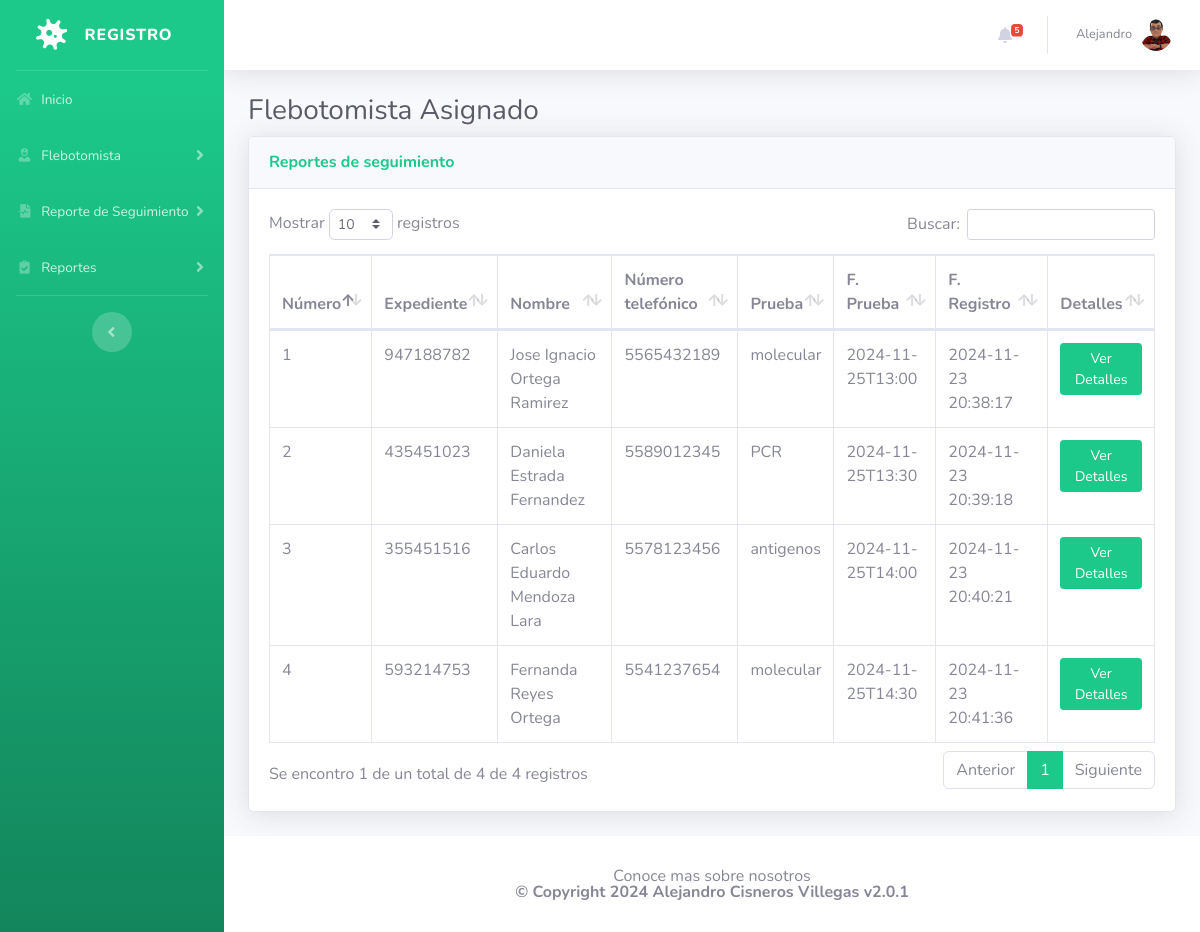
The page /assigned-test.php (signed in) on the database its author committed.
### tables this page shows
CREATE TABLE `project_08_admin` (
  `ID` int(11) NOT NULL,
  `AdminName` varchar(120) DEFAULT NULL,
  `AdminuserName` varchar(20) NOT NULL,
  `MobileNumber` int(10) NOT NULL,
  `Email` varchar(120) NOT NULL,
  `Password` varchar(120) DEFAULT NULL,
  `AdminRegdate` timestamp NULL DEFAULT current_timestamp()
);

CREATE TABLE `project_08_testrecord` (
  `id` int(11) NOT NULL,
  `OrderNumber` bigint(14) DEFAULT NULL,
  `PatientMobileNumber` bigint(14) DEFAULT NULL,
  `TestType` varchar(100) DEFAULT NULL,
  `TestTimeSlot` varchar(120) DEFAULT NULL,
  `ReportStatus` varchar(100) DEFAULT NULL,
  `FinalReport` varchar(150) DEFAULT NULL,
  `ReportUploadTime` varchar(200) DEFAULT NULL,
  `RegistrationDate` timestamp NULL DEFAULT current_timestamp(),
  `AssignedtoEmpId` varchar(150) DEFAULT NULL,
  `AssigntoName` varchar(180) DEFAULT NULL,
  `AssignedTime` varchar(100) DEFAULT NULL
);

CREATE TABLE `project_08_patients` (
  `id` int(11) NOT NULL,
  `FullName` varchar(120) DEFAULT NULL,
  `MobileNumber` bigint(12) DEFAULT NULL,
  `DateOfBirth` date DEFAULT NULL,
  `GovtIssuedId` varchar(150) DEFAULT NULL,
  `GovtIssuedIdNo` varchar(150) DEFAULT NULL,
  `FullAddress` varchar(255) DEFAULT NULL,
  `State` varchar(200) DEFAULT NULL,
  `RegistrationDate` timestamp NOT NULL DEFAULT current_timestamp()
);

### assigned-test.php (the view, shortened to what this page needs)
<?php session_start();
    include_once('includes/config.php');
    if (strlen($_SESSION['aid']==0)) {
    header('location:logout.php');
    } else{
?>
<!DOCTYPE html>
<html lang="es">
    <head>
        <link href="vendor/fontawesome-free/css/all.min.css" rel="stylesheet" type="text/css">
        <link href="css/sb-admin-2.min.css" rel="stylesheet">
        <link href="vendor/datatables/dataTables.bootstrap4.min.css" rel="stylesheet">
    </head>
    <body id="page-top">
        <div id="wrapper">
            <?php include_once('includes/sidebar.php');?>
            <div id="content-wrapper" class="d-flex flex-column">
                <div id="content">
                    <?php include_once('includes/topbar.php');?>
                    <div class="container-fluid">
                        <h1 class="h3 mb-2 text-gray-800">Flebotomista Asignado</h1>
                        <div class="card shadow mb-4">
                            <div class="card-header py-3">
                                <h6 class="m-0 font-weight-bold text-success">Reportes de seguimiento</h6>
                            </div>
                            <div class="card-body">
                                <div class="table-responsive">
                                    <form name="assignto" method="post">
                                        <table class="table table-bordered" id="dataTable" width="100%" cellspacing="0">
                                            <thead>
                                                <tr>
                                                    <th>Número</th>
                                                    <th>Expediente</th>
                                                    <th>Nombre</th>
                                                    <th>Número telefónico</th>
                                                    <th>Prueba</th>
                                                    <th>F. Prueba</th>
                                                    <th>F. Registro</th>
                                                    <th>Detalles</th>
                                                </tr>
                                            </thead>
                                            <tbody>
                                                <?php $query=mysqli_query($con,"select project_08_testrecord.OrderNumber,project_08_patients.FullName,project_08_patients.MobileNumber,project_08_testrecord.TestType,project_08_testrecord.TestTimeSlot,project_08_testrecord.RegistrationDate,project_08_testrecord.id as testid from project_08_testrecord
                                                join project_08_patients on project_08_patients.MobileNumber=project_08_testrecord.PatientMobileNumber
                                                where ReportStatus='Asignado'
                                                ");
                                                $cnt=1;
                                                while($row=mysqli_fetch_array($query)){
                                                ?>
                                                <tr>
                                                    <td> <?php echo $cnt;?> </td>
                                                    <td> <?php echo $row['OrderNumber'];?> </td>
                                                    <td> <?php echo $row['FullName'];?> </td>
                                                    <td> <?php echo $row['MobileNumber'];?> </td>
                                                    <td> <?php echo $row['TestType'];?> </td>
                                                    <td> <?php echo $row['TestTimeSlot'];?> </td>
                                                    <td> <?php echo $row['RegistrationDate'];?> </td>
                                                    <td>
                                                        <a href="test-details.php?tid=<?php echo $row['testid'];?>&&oid=<?php echo $row['OrderNumber'];?>" class="btn btn-success btn-sm">Ver Detalles </a>
                                                    </td>
                                                </tr>
                                                <?php $cnt++;} ?>
                                            </tbody>
                                        </table>
                                    </form>
                                </div>
                            </div>
                        </div>
                    </div>
                </div>
                <?php include_once('includes/footer.php');?>
            </div>
        </div>
    </body>
</html>
<?php } ?>

### includes/topbar.php (shortened to what this page needs)
<nav class="navbar navbar-expand navbar-light bg-white topbar mb-4 static-top shadow">
    <?php if ($_SESSION['aid']): ?>
        <ul class="navbar-nav ml-auto">
            <?php $query = mysqli_query($con, "select * from project_08_testrecord where ReportStatus is null");
            $count = mysqli_num_rows($query);
            ?>
            <li class="nav-item dropdown no-arrow mx-1">
                <a class="nav-link dropdown-toggle" href="#" id="alertsDropdown" role="button"
                    data-toggle="dropdown" aria-haspopup="true" aria-expanded="false">
                    <i class="fas fa-bell fa-fw"></i>
                    <span class="badge badge-danger badge-counter"><?php echo $count; ?></span>
                </a>
            </li>
            <li class="nav-item dropdown no-arrow">
                <a class="nav-link dropdown-toggle" href="#" id="userDropdown" role="button"
                    data-toggle="dropdown" aria-haspopup="true" aria-expanded="false">
                    <?php
                    $adid = $_SESSION['aid'];
                    $ret1 = mysqli_query($con, "select AdminName from project_08_admin where ID='$adid'");
                    while ($row1 = mysqli_fetch_array($ret1)) {
                    ?>
                        <span class="mr-2 d-none d-lg-inline text-gray-600 small"><?php echo $row1['AdminName']; ?></span>
                    <?php } ?>
                    <img class="img-profile rounded-circle"
                        src="img/profile.png">
                </a>
            </li>
        </ul>
    <?php endif; ?>
</nav>

### rows shown on the page
project_08_admin: AdminName "Alejandro"
project_08_testrecord: OrderNumber "947188782", project_08_patients.FullName "Jose Ignacio Ortega Ramirez", project_08_patients.MobileNumber "5565432189", TestType "molecular", TestTimeSlot "2024-11-25T13:00", RegistrationDate "2024-11-23 20:38:17"
project_08_testrecord: OrderNumber "435451023", project_08_patients.FullName "Daniela Estrada Fernandez", project_08_patients.MobileNumber "5589012345", TestType "PCR", TestTimeSlot "2024-11-25T13:30", RegistrationDate "2024-11-23 20:39:18"
project_08_testrecord: OrderNumber "355451516", project_08_patients.FullName "Carlos Eduardo Mendoza Lara", project_08_patients.MobileNumber "5578123456", TestType "antigenos", TestTimeSlot "2024-11-25T14:00", RegistrationDate "2024-11-23 20:40:21"
project_08_testrecord: OrderNumber "593214753", project_08_patients.FullName "Fernanda Reyes Ortega", project_08_patients.MobileNumber "5541237654", TestType "molecular", TestTimeSlot "2024-11-25T14:30", RegistrationDate "2024-11-23 20:41:36"

### other values the page prints
$count "5"
